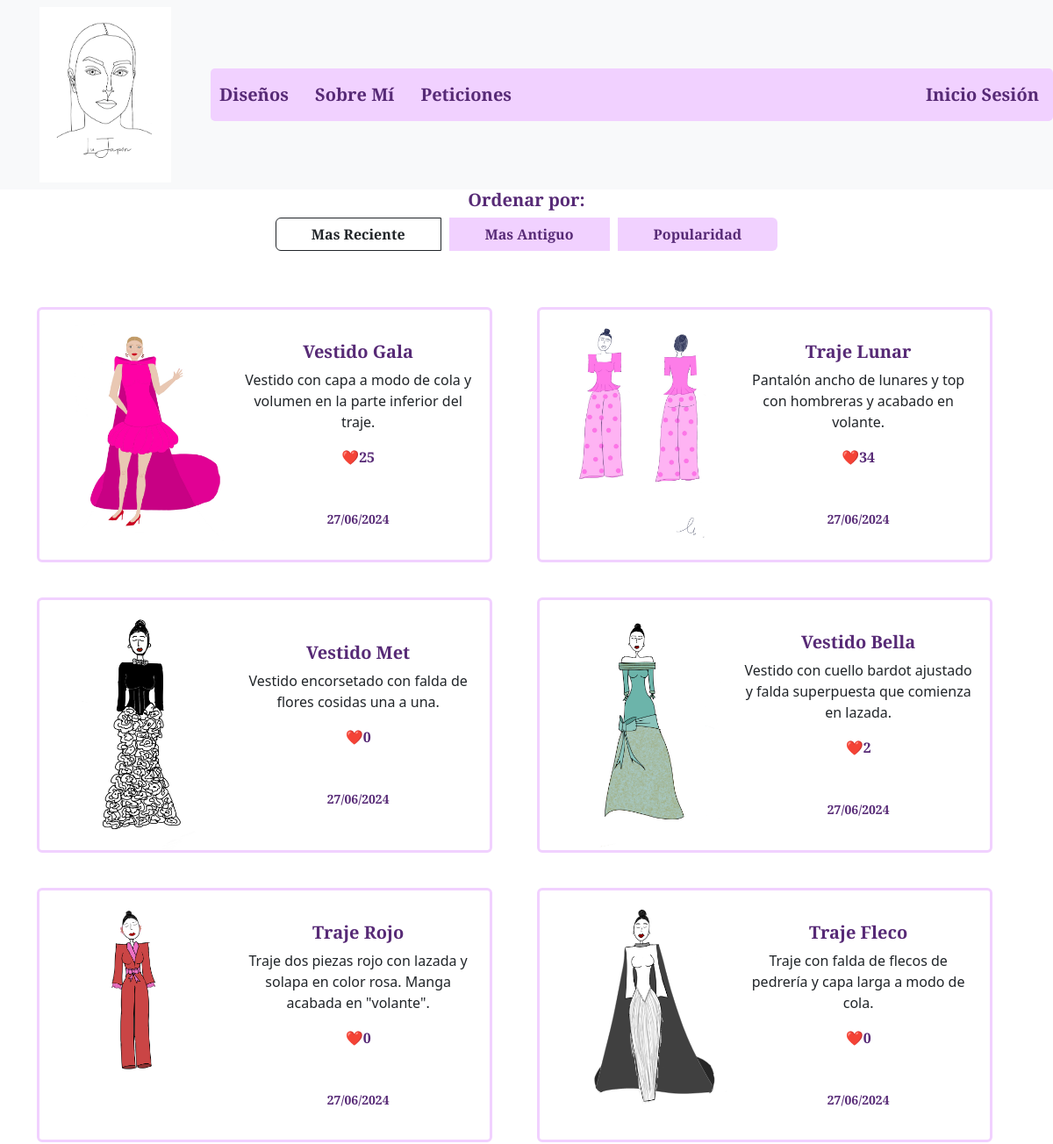
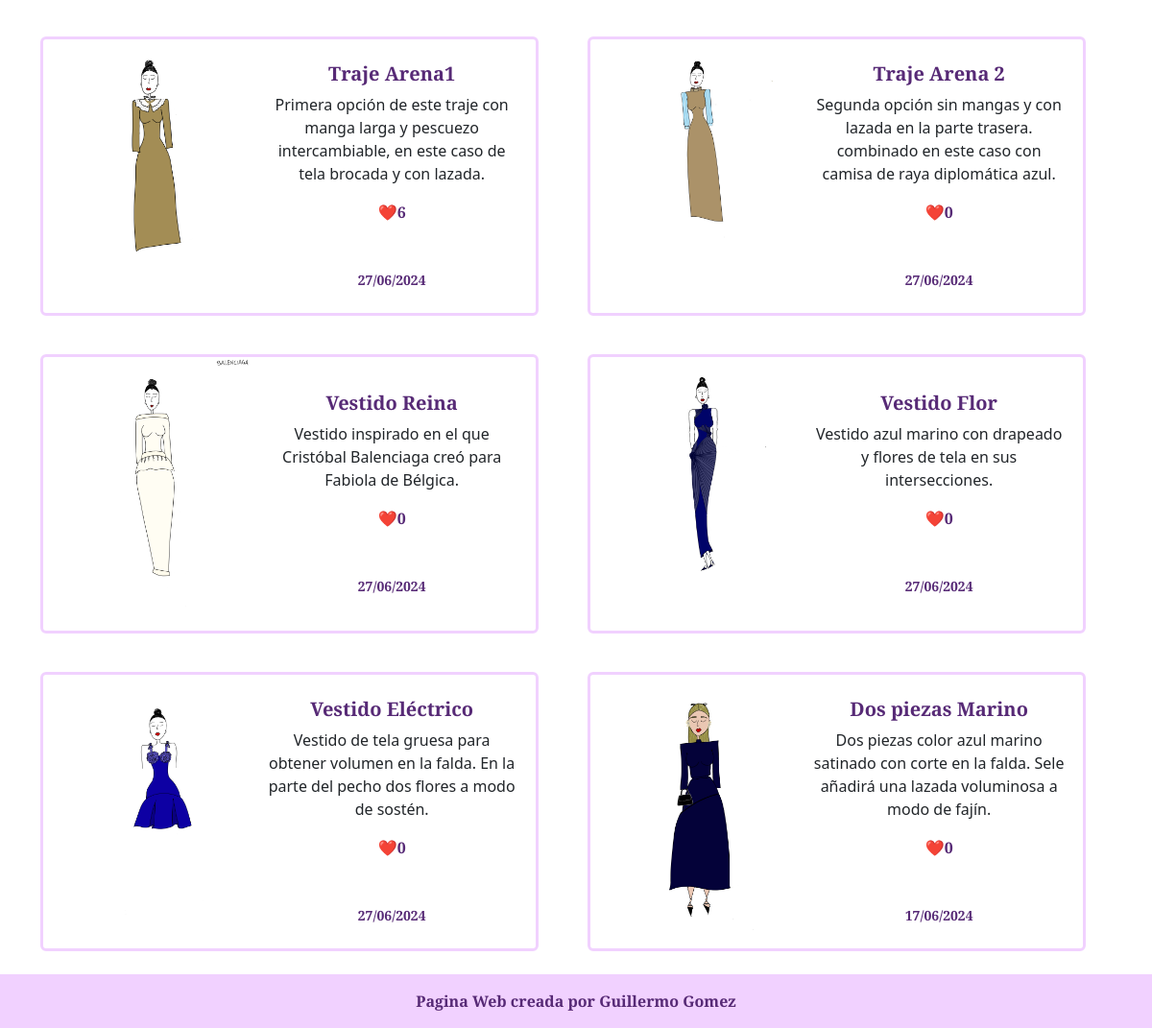
The page /diseños/ on the database its author committed (2 pictures, top to bottom).
### diseños/models.py (models this page shows, shortened)
class Diseño(models.Model):
    nombre = models.CharField(max_length=50)
    descripccion = models.CharField(max_length=120, blank=True)
    imagen_principal = models.ImageField(upload_to='images/',blank=True, null=True)
    imagenes_adicionales = models.ManyToManyField('Imagen', related_name='imagenes_adicionales_de', blank=True)
    fecha_subida = models.DateTimeField(default=timezone.now)
    popularidad = models.IntegerField(default=0)

### diseños/views.py (called while the page is built)
def diseños(request):
    orden = request.GET.get('orden', 'fecha_reciente')  # Valor por defecto es 'fecha_reciente'
    if orden == 'fecha_reciente':
        diseños = Diseño.objects.all().order_by('-fecha_subida')
    elif orden == 'fecha_antigua':
        diseños = Diseño.objects.all().order_by('fecha_subida')
    elif orden == 'popularidad':
        diseños = Diseño.objects.all().order_by('-popularidad')
    else:
        diseños = Diseño.objects.all().order_by('-fecha_subida')  # Valor por defecto
    return render(request, 'diseños.html',{'diseños': diseños, 'orden': orden})

### diseños/templates/diseños.html (shortened to what this page needs)
{% extends "base.html" %}
{% load static %}
{% block contenido %}
<div class="container text-center">
    <div>
        <h5 class="contenido">Ordenar por:</h5>
        <div class="btn-group" role="group">
            <a href="?orden=fecha_reciente" class="btn btn-outline-custom contenido {% if orden == 'fecha_reciente' %}active{% endif %}">Mas Reciente</a>
            <a href="?orden=fecha_antigua" class="btn btn-outline-custom contenido {% if orden == 'fecha_antigua' %}active{% endif %}">Mas Antiguo</a>
            <a href="?orden=popularidad" class="btn btn-outline-custom contenido {% if orden == 'popularidad' %}active{% endif %}">Popularidad</a>
        </div>
    </div>
    {% if diseños %}
        <div class="row mt-4 mb-4 row-cols-2 row-cols-md-2 g-4">
            {% for d in diseños %}
                <div class="col">
                    <div class="mt-3 card">
                        <div class="row g-0">
                            <div class="col-md-5">
                                {% if d.imagen_principal %}
                                    <a href="{% url "detalle_diseño" pk=d.pk  %}">
                                        <img src="{{ d.imagen_principal.url }}" class="img-principal img-fluid rounded-start" alt="DiseñoLuJapon">
                                    </a>
                                {% else %}
                                    <a href="{% url "detalle_diseño" pk=d.pk  %}">
                                        <img src="{% static 'img/default.jpg' %}" class="img-principal img-fluid rounded-start" alt="Imagen por defecto">
                                    </a>
                                {% endif %}
                            </div>
                            <div class="col-md-7 d-flex align-items-center">
                                <div class="card-body">
                                    <a href="{% url "detalle_diseño" pk=d.pk  %}">
                                        <h5 class="contenido card-title">{{ d.nombre }}</h5>
                                    </a>
                                    <p class="card-text">{{d.descripccion}}</p>
                                    <a href="#" class="contenido like-link" data-id="{{ d.id }}">❤️<span class="likes-count">{{d.popularidad}}</span></a>
                                    <p class="mt-5 card-text"><small class="contenido">{{d.fecha_subida|date:"d/m/Y" }}</small></p>
                                </div>
                            </div>
                        </div>
                    </div>
                </div>
            {% endfor %}
        </div>
    {% else %}
        <p class="mt-5 contenido text-center">No hay diseños que mostrar</p>
    {% endif %}
</div>
<link rel="stylesheet" href="{% static 'css/diseños.css' %}"/>
{% endblock %}

### static/css/diseños.css (style rules this page uses)
.img-principal { width: 100%; height: auto; }
.card { width: 95%; border: 3px solid #f1d1ff; }
.contenido { font-family: "Merriweather", serif; font-weight: 900; font-style: normal; color: rgb(87, 42, 118); }
.btn-outline-custom { background-color: #f1d1ff; padding-left: 2.5rem; padding-right: 2.5rem; }

### static/css/base.css (style rules this page uses)
a { color: rgb(87, 42, 118); text-decoration: none; margin: 0 10px; }
.contenido { font-family: "Merriweather", serif; font-weight: 900; font-style: normal; color: rgb(87, 42, 118); }
body { display: grid; min-height: 100vh; grid-template-rows: auto 1fr auto; }

### rows shown on the page
Diseño: imagen_principal (picture), nombre "Vestido Gala", descripccion "Vestido con capa a modo de cola y volumen en la parte inferior del traje.", popularidad "25", fecha_subida "27/06/2024"
Diseño: imagen_principal (picture), nombre "Traje Lunar", descripccion "Pantalón ancho de lunares y top con hombreras y acabado en volante.", popularidad "34", fecha_subida "27/06/2024"
Diseño: imagen_principal (picture), nombre "Vestido Met", descripccion "Vestido encorsetado con falda de flores cosidas una a una.", popularidad "0", fecha_subida "27/06/2024"
Diseño: imagen_principal (picture), nombre "Vestido Bella", descripccion "Vestido con cuello bardot ajustado y falda superpuesta que comienza en lazada.", popularidad "2", fecha_subida "27/06/2024"
Diseño: imagen_principal (picture), nombre "Traje Rojo", descripccion "Traje dos piezas rojo con lazada y solapa en color rosa. Manga acabada en \"volante\".", popularidad "0", fecha_subida "27/06/2024"
Diseño: imagen_principal (picture), nombre "Traje Fleco", descripccion "Traje con falda de flecos de pedrería y capa larga a modo de cola.", popularidad "0", fecha_subida "27/06/2024"
Diseño: imagen_principal (picture), nombre "Traje Arena1", descripccion "Primera opción de este traje con manga larga y pescuezo intercambiable, en este caso de tela brocada y con lazada.", popularidad "6", fecha_subida "27/06/2024"
Diseño: imagen_principal (picture), nombre "Traje Arena 2", descripccion "Segunda opción sin mangas y con lazada en la parte trasera. combinado en este caso con camisa de raya diplomática azul.", popularidad "0", fecha_subida "27/06/2024"
Diseño: imagen_principal (picture), nombre "Vestido Reina", descripccion "Vestido inspirado en el que Cristóbal Balenciaga creó para Fabiola de Bélgica.", popularidad "0", fecha_subida "27/06/2024"
Diseño: imagen_principal (picture), nombre "Vestido Flor", descripccion "Vestido azul marino con drapeado y flores de tela en sus intersecciones.", popularidad "0", fecha_subida "27/06/2024"
Diseño: imagen_principal (picture), nombre "Vestido Eléctrico", descripccion "Vestido de tela gruesa para obtener volumen en la falda. En la parte del pecho dos flores a modo de sostén.", popularidad "0", fecha_subida "27/06/2024"
Diseño: imagen_principal (picture), nombre "Dos piezas Marino", descripccion "Dos piezas color azul marino satinado con corte en la falda. Sele añadirá una lazada voluminosa a modo de fajín.", popularidad "0", fecha_subida "17/06/2024"
